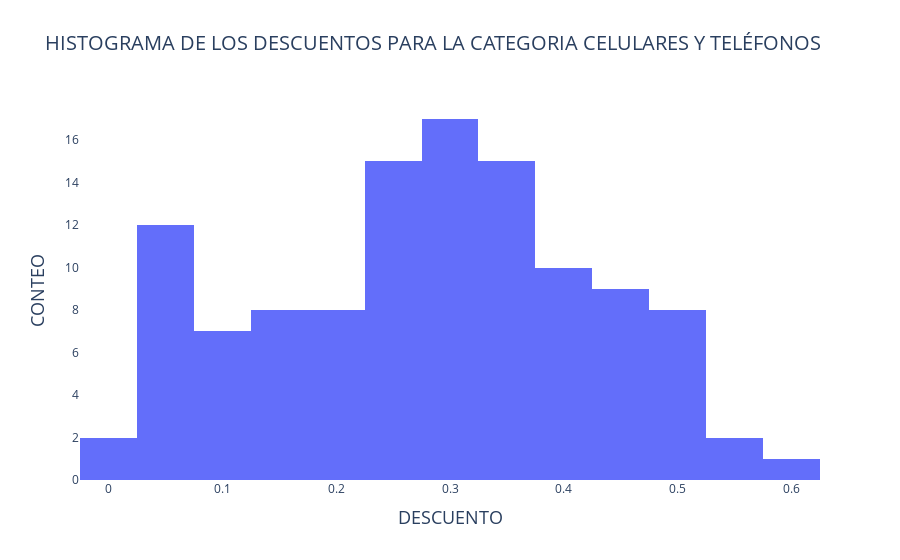

The cell this chart's notebook holds for it:
### Code cell
# Histograma de los descuentos
fig = px.histogram(products_cat, x="ITEM_DISCOUNT_RATE", nbins=25,
                   title='HISTOGRAMA DE LOS DESCUENTOS PARA LA CATEGORIA {}'.format(cat.upper()))
fig.update_layout(titlefont = dict(size=20),
                  xaxis=dict(title="DESCUENTO",titlefont=dict(size=18)),
                  yaxis=dict(title="CONTEO",titlefont=dict(size=18)),
                  plot_bgcolor='rgb(255,255,255)')
fig.show()

### Figure 1 — Plotly figure (JSON) as saved in the notebook; plotly's stock layout.template omitted (floating-point values rounded to 4 significant figures)
{"data": [{"alignmentgroup": "True", "bingroup": "x", "hovertemplate": "ITEM_DISCOUNT_RATE=%{x}<br>count=%{y}<extra></extra>", "legendgroup": "", "marker": {"color": "#636efa"}, "name": "", "nbinsx": 25, "offsetgroup": "", "orientation": "v", "showlegend": false, "type": "histogram", "x": [0.3077, 0.1596, 0.394, 0.1333, 0.3429, 0.06038, 0.05671, 0.27, 0.3143, 0.178, 0.443, 0.2848, 0.308, 0.3497, 0.04372, 0.3834, 0.12, 0.35, 0.2848, 0.1, 0.03704, 0.1072, 0.05671, 0.3143, 0.29, 0.3135, 0.1133, 0.22, 6.274e-05, 0.225, 0.3913, 0.335, 0.3724, 0.335, 0.4126, 0.03714, 0.1658, 0.3125, 0.3637, 0.5134, 0.2751, 0.2092, 0.125, 0.2333, 0.2689, 0.28, 0.15, 0.01962, 0.09094, 0.227, 0.375, 0.289, 0.5, 0.3182, 0.125, 0.472, 0.477, 0.5308, 0.445, 0.3286, 0.2244, 0.1, 0.4847, 0.1635, 0.5013, 0.4539, 0.382, 0.3377, 0.2983, 0.5546, 0.3165, 0.5834, 0.2647, 0.39, 0.2333, 0.465, 0.3922, 0.4923, 0.4372, 0.2676, 0.472, 0.2822, 0.467, 0.04001, 0.06016, 0.05, 0.1909, 0.1047, 0.3356, 0.3334, 0.25, 0.2734, 0.3273, 0.2593, 0.2046, 0.2689, 0.2334, 0.3579, 0.2429, 0.05, 0.03685, 0.4, 0.1947, 0.477, 0.3286, 0.382, 0.1635, 0.2046, 0.3377, 0.06016, 0.4923, 0.465, 0.2647, 0.3125], "xaxis": "x", "yaxis": "y"}], "layout": {"barmode": "relative", "legend": {"tracegroupgap": 0}, "plot_bgcolor": "rgb(255,255,255)", "title": {"font": {"size": 20}, "text": "HISTOGRAMA DE LOS DESCUENTOS PARA LA CATEGORIA CELULARES Y TELÉFONOS"}, "xaxis": {"anchor": "y", "domain": [0, 1], "title": {"font": {"size": 18}, "text": "DESCUENTO"}}, "yaxis": {"anchor": "x", "domain": [0, 1], "title": {"font": {"size": 18}, "text": "CONTEO"}}}}
